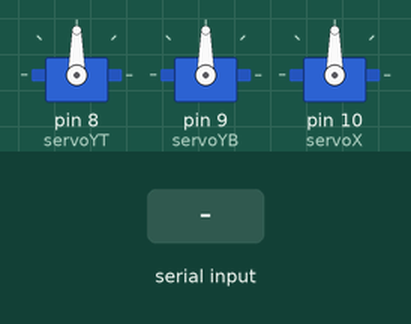
Bench run of a sketch on a simulated Arduino Uno, built with avr-gcc and run on an emulated ATmega328P. Parts: 3 × servo. Inputs (shaded band) come from the test bench.

Above: at 1.2 s.
1.3 s: "90,45,200\n" received over Serial
At 2.0 s:
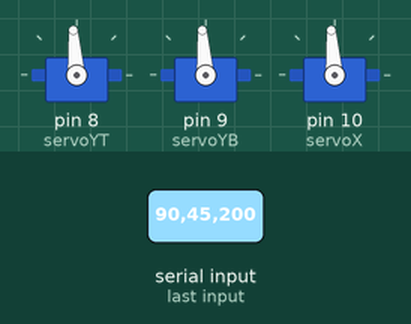
2.8 s: "30,150,10\n" received over Serial
At 3.2 s:
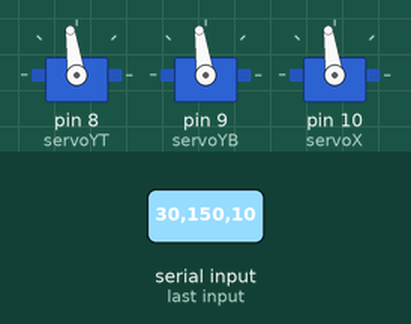
4.3 s: "90,45\n" received over Serial
At 5.4 s:
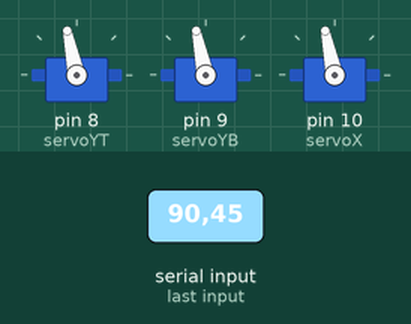
Timing chart, 0 to 7.3 s (numbered marks = the images above; inputs shaded):
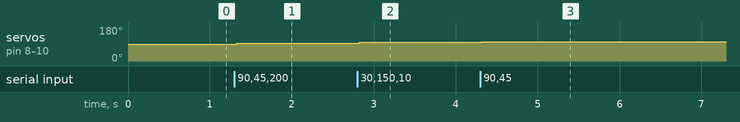

Measured:
- after the input at 1.3 s, servo on pin 8 (servoYT), servo on pin 9 (servoYB), servo on pin 10 (servoX): 90° → 94° at once
- after the input at 2.8 s, servo on pin 8 (servoYT), servo on pin 9 (servoYB), servo on pin 10 (servoX): 94° → 98° at once
- after the input at 4.3 s, servo on pin 8 (servoYT), servo on pin 9 (servoYB), servo on pin 10 (servoX): 98° → 102° at once

The sketch:

robotArm.ino
```cpp
#include <Servo.h>

Servo servoYB;
Servo servoX;
Servo servoYT;

float servoSensitivity = 4.0;

int servoRotY = 90;
int servoRotX = 90;
int servoRotZ = 90;

void setup() {
  servoYT.attach(8);
  servoYB.attach(9);
  servoX.attach(10);
  servoX.write(90);
  servoYB.write(90);
  servoYT.write(90);
  Serial.begin(9600);
  Serial.setTimeout(15);
}

void loop() {
  if (Serial.available() > 0) {
    String data = Serial.readString();
    int sb = (getLY(data) * servoSensitivity);
    int st = (getRY(data) * servoSensitivity);
    int sx = (getRX(data) * servoSensitivity);
    servoRotZ += st;
    servoRotY += sb;
    servoRotX += sx;
    servoRotX = constrain(servoRotX, 0 , 179);
    servoRotY = constrain(servoRotY, 0 , 179);
    servoRotZ = constrain(servoRotZ, 0 , 179);
    if (servoYB.read() != servoRotZ) {
      servoYB.write(servoRotZ);
    }
    if (servoYT.read() != servoRotY) {
      servoYT.write(servoRotY);
    }
    if (servoX.read() != servoRotX) {
      servoX.write(servoRotX);
    }
  }
}
int getRX(String d) {
  d = d.substring(2, 3);
  return parseNumbers(d.toInt());
}
int getLX(String d) {
  d = d.substring(5, 6);
  return parseNumbers(d.toInt());
}
int getLY(String d) {
  d = d.substring(8, 9);
  return parseNumbers(d.toInt());
}
int getRY(String d) {
  d = d.substring(11, 12);
  return parseNumbers(d.toInt());
}

int parseNumbers(int number) {
  int returnInt;
    if (number == 2) {
    returnInt =  -1;
  } else if (number == 0) {
    returnInt = 1;
  } else {
    returnInt = 0;
  }
  return returnInt;
}
```
